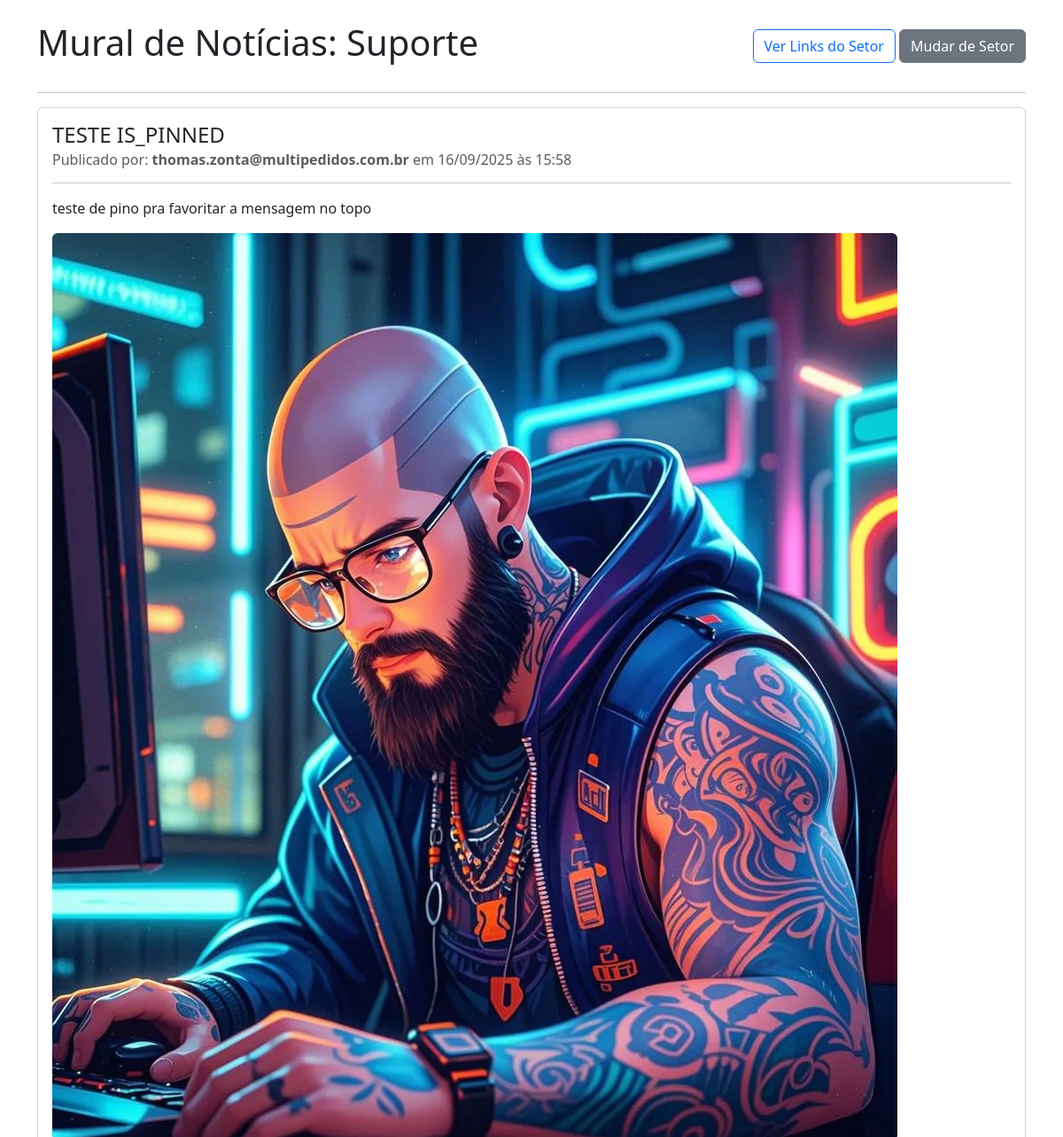
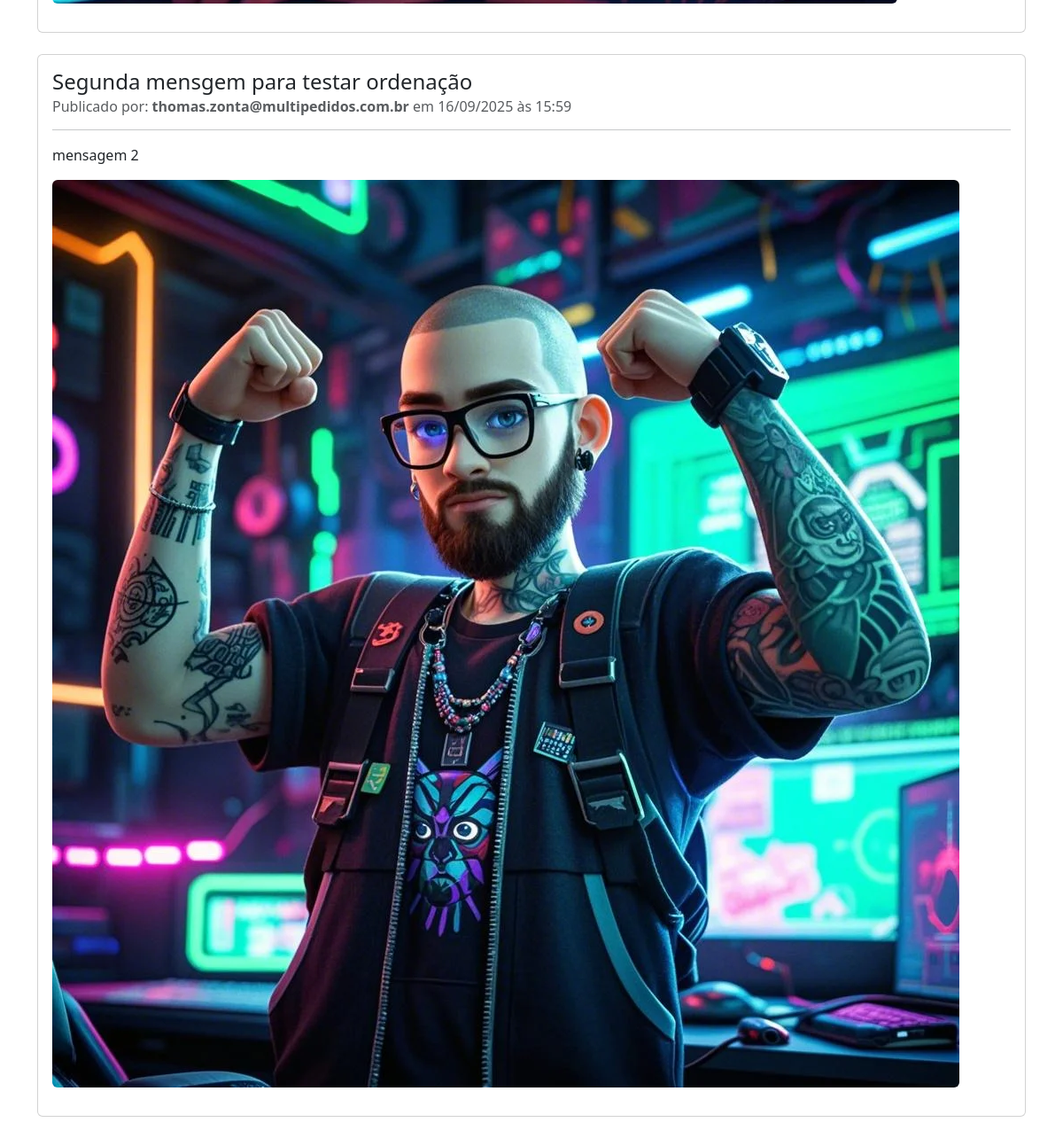
The app's page /setor/Suporte/home (signed in), older data (2 pictures, top to bottom).
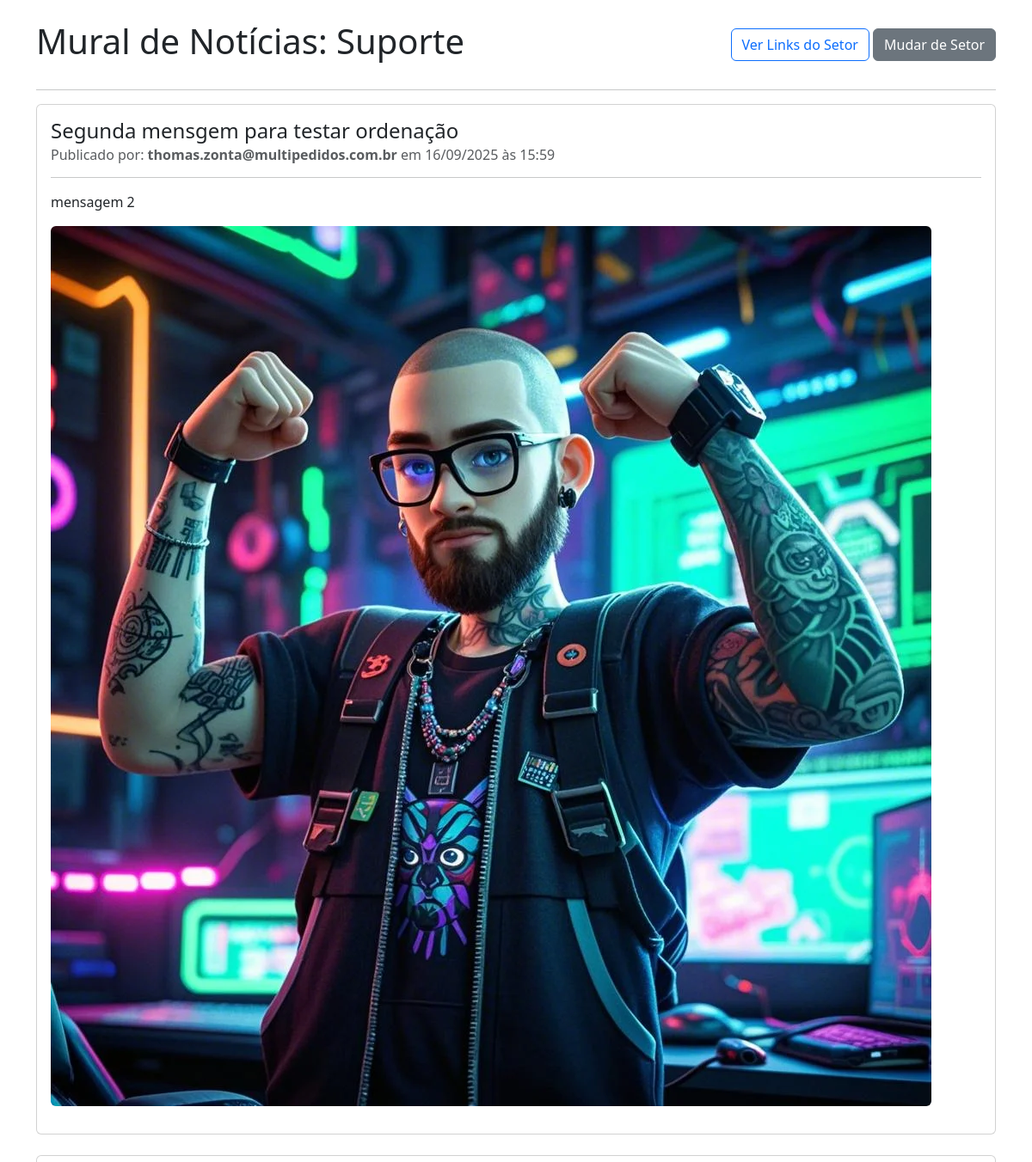
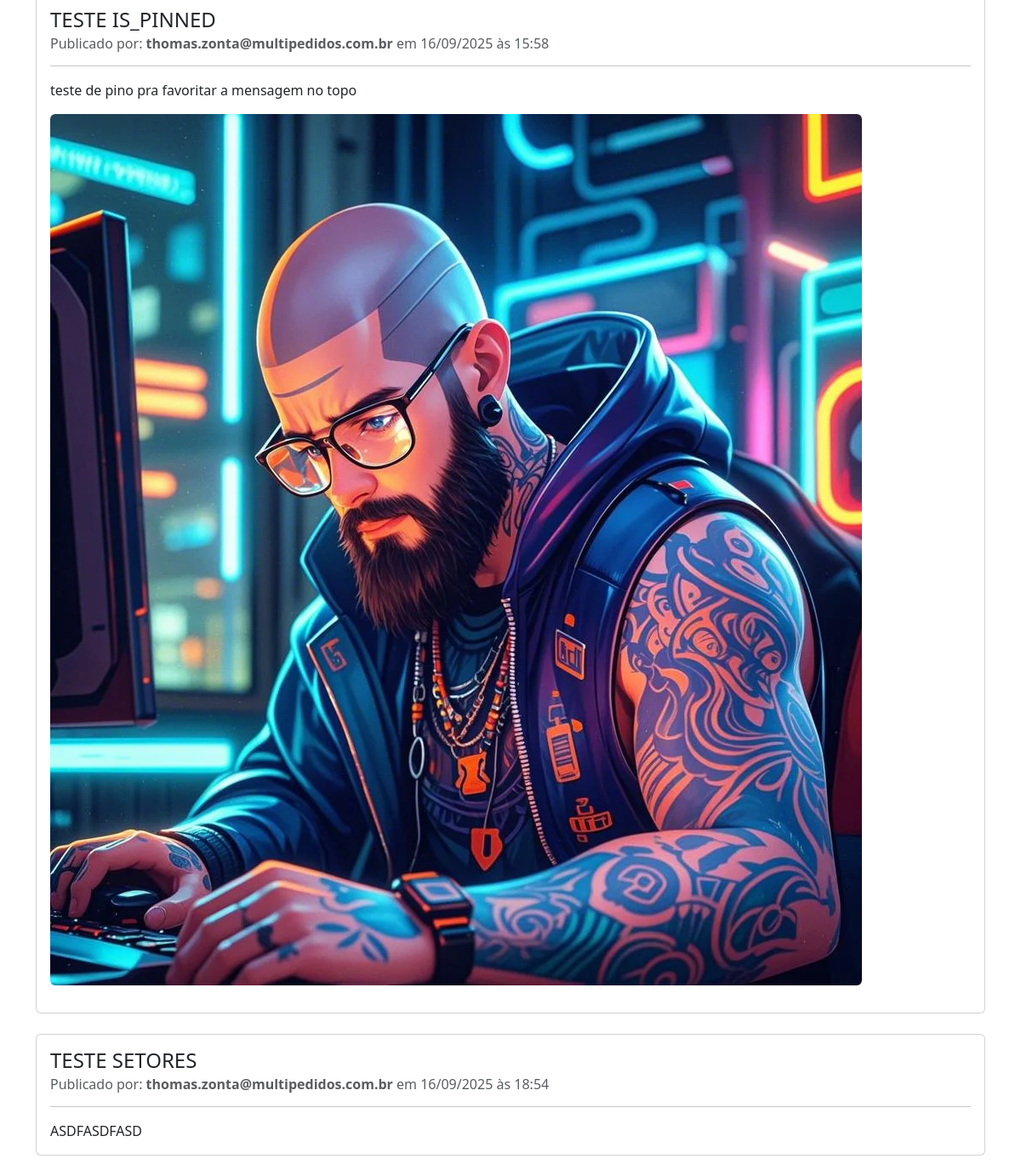
The same page, newer data (2 pictures, top to bottom).
### app.py (models this page shows, shortened)
class Post(db.Model):
    id = db.Column(db.Integer, primary_key=True)
    title = db.Column(db.String(200), nullable=False)
    content = db.Column(db.Text, nullable=False)
    image_filename = db.Column(db.String(100), nullable=True)
    is_pinned = db.Column(db.Boolean, nullable=False, default=False)
    timestamp = db.Column(db.DateTime, nullable=False, default=datetime.utcnow)
    order_index = db.Column(db.Integer, nullable=False, default=0)
    sectors = db.relationship('Sector', secondary=post_sectors_association, lazy='subquery',
                              back_populates='posts')
    author_id = db.Column(db.Integer, db.ForeignKey('user.id'), nullable=False)
    author = db.relationship('User', back_populates='posts')

class User(db.Model, UserMixin):
    id = db.Column(db.Integer, primary_key=True)
    email = db.Column(db.String(120), unique=True, nullable=False)
    password_hash = db.Column(db.String(60), nullable=False)
    is_admin = db.Column(db.Boolean, nullable=False, default=False)
    sectors = db.relationship('Sector', secondary=user_sectors_association, lazy='subquery',
                              back_populates='users')
    posts = db.relationship('Post', back_populates='author', lazy=True)

### app.py (the view)
@app.route('/setor/<string:sector_name>/home')
@login_required
def view_sector_home(sector_name):
    sector = Sector.query.filter_by(name=sector_name).first_or_404()
    if not current_user.is_admin and sector not in current_user.sectors:
        flash('Você não tem permissão para acessar este setor.', 'danger')
        return redirect(url_for('dashboard'))
    posts = sector.posts.order_by(Post.is_pinned.desc(), Post.timestamp.desc()).all()
    return render_template('sector_home.html', current_sector=sector, posts=posts)

### app.py (called while the page is built)
@login_manager.user_loader
def load_user(user_id):
    return db.session.get(User, int(user_id))

### templates/sector_home.html (shortened to what this page needs)
<!DOCTYPE html>
<html lang="pt-br">
<head>
    <link rel="stylesheet" href="https://cdn.jsdelivr.net/npm/bootstrap@5.3.2/dist/css/bootstrap.min.css">
</head>
<body>
    <div class="container mt-4">
        <div class="d-flex justify-content-between align-items-center mb-4">
            <h1>Mural de Notícias: {{ current_sector.name }}</h1>
            <div>
                <a href="{{ url_for('view_sector_dashboard', sector_name=current_sector.name) }}" class="btn btn-outline-primary">Ver Links do Setor</a>
                <a href="{{ url_for('dashboard') }}" class="btn btn-secondary">Mudar de Setor</a>
            </div>
        </div>
        <hr>
        {% if posts %}
            {% for post in posts %}
                <div class="card mb-4">
                    <div class="card-body">
                        <h4 class="card-title">{{ post.title }}</h4>
                        <h6 class="card-subtitle mb-2 text-muted">
                            Publicado por: <strong>{{ post.author.email }}</strong> em {{ post.timestamp.strftime('%d/%m/%Y às %H:%M') }}
                        </h6>
                        <hr>
                        <div class="card-text">
                            {{ post.content | safe }}
                        </div>
                        {% if post.image_filename %}
                            <img src="{{ url_for('static', filename='uploads/' + post.image_filename) }}" class="img-fluid rounded my-3" alt="Imagem da notícia">
                        {% endif %}
                    </div>
                </div>
            {% endfor %}
        {% else %}
            <div class="alert alert-info">
                Ainda não há nenhuma notícia ou comunicado para este setor.
            </div>
        {% endif %}
    </div>
</body>
</html>

Row changes from the older to the newer data that the page shows:
changed Post "Segunda mensgem para testar ordenação": moves up the list
added Post: title "TESTE SETORES", author.email "thomas.zonta@multipedidos.com.br", timestamp "16/09/2025 às 18:54", content "ASDFASDFASD"
